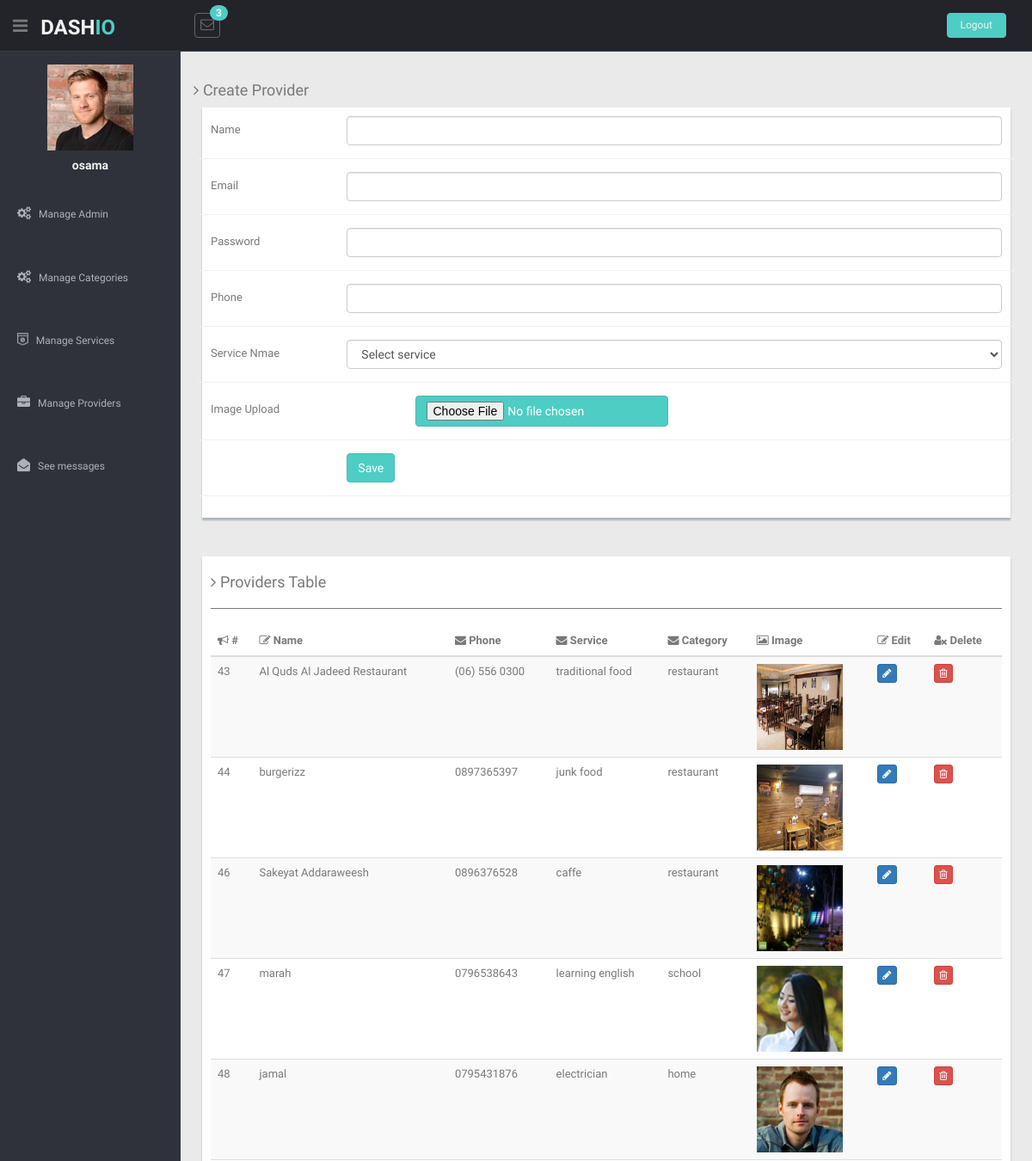
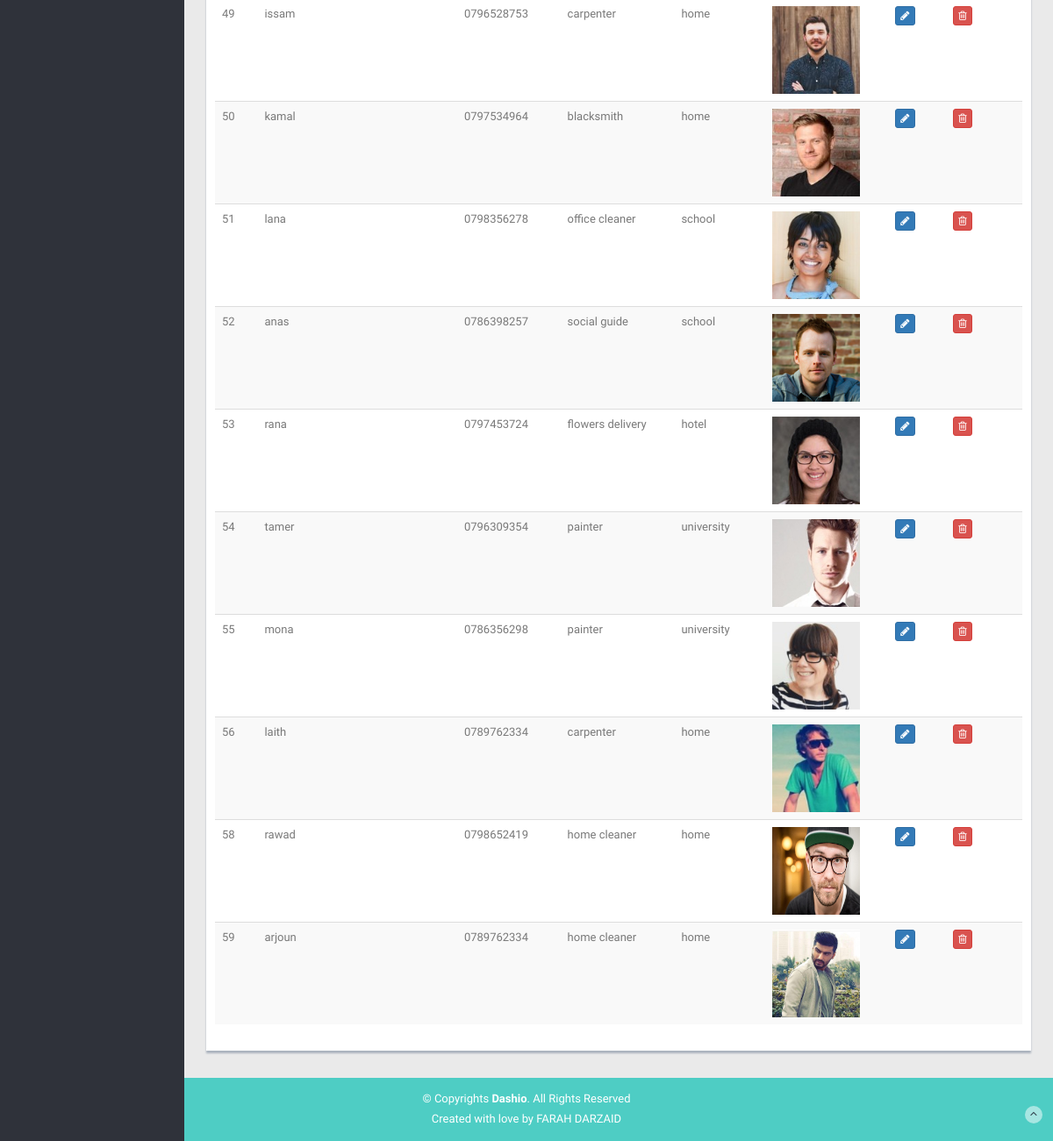
Screenshot of /admin/manage_provider.php (signed in) with the database file from the repository (2 pictures, top to bottom).
### tables this page shows
CREATE TABLE `provider` (
  `provider_id` int(3) NOT NULL,
  `provider_name` varchar(255) NOT NULL,
  `phone` varchar(100) NOT NULL,
  `ser_id` int(3) NOT NULL,
  `provider_image` varchar(255) NOT NULL,
  `provider_email` varchar(255) NOT NULL,
  `provider_password` varchar(100) NOT NULL
);

CREATE TABLE `service` (
  `ser_id` int(3) NOT NULL,
  `ser_name` varchar(255) NOT NULL,
  `ser_desc` varchar(255) NOT NULL,
  `ser_image` varchar(255) NOT NULL,
  `cat_id` int(3) NOT NULL
);

CREATE TABLE `category` (
  `cat_id` int(3) NOT NULL,
  `cat_name` varchar(255) NOT NULL,
  `cat_desc` varchar(255) NOT NULL,
  `cat_image` varchar(255) NOT NULL
);

### admin/manage_provider.php (the view, shortened to what this page needs)
<?php
include('../includes/connection.php');
include("../includes/admin_header.php");
?>
<section id="main-content">
	<section class="wrapper">
		<div class="row mt">
			<div class="col-lg-12">
				<h4><i class="fa fa-angle-right"></i> Create Provider</h4>
				<div class="form-panel">
					<form class="form-horizontal style-form" action="" method="post" enctype="multipart/form-data">
						<div class="form-group ">
							<label class="col-lg-2 control-label">Name</label>
							<div class="col-lg-10">
								<input type="text" placeholder="" id="f-name" class="form-control" name="fullname" required>
							</div>
						</div>
						<div class="form-group ">
							<label class="col-lg-2 control-label">Email</label>
							<div class="col-lg-10">
								<input type="email" placeholder="" id="email2" class="form-control" name="email" required>
							</div>
						</div>
						<div class="form-group ">
							<label class="col-lg-2 control-label">Password</label>
							<div class="col-lg-10">
								<input type="password" placeholder="" id="password" class="form-control" name="password" required>
							</div>
						</div>
						<div class="form-group ">
							<label class="col-lg-2 control-label">Phone</label>
							<div class="col-lg-10">
								<input type="phone" placeholder="" class="form-control" name="phone" required>
							</div>
						</div>
								<div  class="form-group">
									<label class="col-lg-2 control-label">Service Nmae</label>
									<div class="col-md-10">
									 <select id="ser_id" name="ser_id" class="form-control" required>
                                            echo "<option disabled selected >Select service</option>";
                                        </select>
								</div>
								</div>
						<div class="form-group ">
							<label class="control-label col-md-3">Image Upload</label>
							<div class="col-md-9">
								<div class="fileupload fileupload-new" data-provides="fileupload">
										<input type="file" name="provider_image" class="btn btn-theme" />
								</div>
							</div>
						</div>
						<div class="form-group">
							<div class="col-lg-offset-2 col-lg-10">
								<button class="btn btn-theme" type="submit" name="add_provider">Save</button>
							</div>
						</div>
					</form>
				</div>
			</div>
		</div>
		<div class="row mt">
			<div class="col-lg-12">
				<div class="form-panel">
					<table class="table table-striped table-advance table-hover">
						<h4><i class="fa fa-angle-right"></i> Providers Table</h4>
						<hr>
						<thead>
							<tr>
								<th><i class="fa fa-bullhorn"></i> #</th>
								<th class="hidden-phone"><i class="fa fa-edit"></i>  Name</th>
								<th><i class="fa fa-envelope"></i>  Phone</th>
								<th><i class="fa fa-envelope"></i>  Service</th>
								<th><i class="fa fa-envelope"></i>  Category</th>
								<th><i class="fa fa-image"></i> Image</th>
								<th><i class="fa fa-edit"></i> Edit</th>
								<th><i class="fa fa-user-times"></i> Delete</th>
							</tr>
						</thead>
						<tbody>
							<?php
							$query = "SELECT * FROM provider
									INNER JOIN service ON
									service.ser_id = provider.ser_id
									INNER JOIN category ON
									category.cat_id = service.cat_id";
							$result = mysqli_query($conn,$query);
							while ($row = mysqli_fetch_assoc($result)) {
								echo "<tr>";
								echo "<td>{$row['provider_id']}</td>";
								echo "<td>{$row['provider_name']}</td>";
								echo "<td>{$row['phone']}</td>";
								echo "<td>{$row['ser_name']}</td>";
								echo "<td>{$row['cat_name']}</td>";
								echo "<td><img src = 'upload/{$row['provider_image']}' width='100' height='100'></td>";
								echo "<td><a class='btn btn-primary btn-xs' href='edit_provider.php?provider_id={$row["provider_id"]}'><i class='fa fa-pencil'></i></a></td>";
								echo "<td><a class='btn btn-danger btn-xs' href='delete_provider.php?provider_id={$row["provider_id"]}'><i class='fa fa-trash-o '></i></a></td>";
								echo "</tr>";
							}
							?>
							</tbody>
							</table>
							</div>
							</div>
							</div>
							</section>
							</section>
							<?php include('../includes/admin_footer.php'); ?>

### includes/admin_header.php (shortened to what this page needs)
<?php
include_once('connection.php');
        $q = "SELECT * FROM admin WHERE admin_id={$_SESSION['admin_id']}";
        $result = mysqli_query($conn,$q);
        $row = mysqli_fetch_assoc($result);
?>
<!DOCTYPE html>
<html lang="en">
<head>
  <link href="lib/bootstrap/css/bootstrap.min.css" rel="stylesheet">
  <link href="lib/font-awesome/css/font-awesome.css" rel="stylesheet" />
  <link rel="stylesheet" type="text/css" href="css/zabuto_calendar.css">
  <link rel="stylesheet" type="text/css" href="lib/gritter/css/jquery.gritter.css" />
  <link href="css/style.css" rel="stylesheet">
  <link href="css/style-responsive.css" rel="stylesheet">
</head>
<body>
  <section id="container">
    <header class="header black-bg">
      <div class="sidebar-toggle-box">
        <div class="fa fa-bars tooltips" data-placement="right" data-original-title="Toggle Navigation"></div>
      </div>
      <a href="#" class="logo"><b>DASH<span>IO</span></b></a>
      <div class="nav notify-row" id="top_menu">
            <ul class="nav top-menu">
              <li id="header_inbox_bar" class="dropdown" >
                <a  class="dropdown-toggle" href="messages.php">
                  <i class="fa fa-envelope-o"></i>
                  <span class="badge bg-theme">
                    <?php
                        $q1 = "SELECT COUNT(*) c FROM contact_admin WHERE  admin_id={$_SESSION['admin_id']}";
                        $result1 = mysqli_query($conn,$q1);
                        $row1 = mysqli_fetch_assoc($result1);
                        echo $row1['c'];
                       ?>
                    </span>
                </a>
              </li>
            </ul>
          </div>
      <div class="top-menu">
        <ul class="nav pull-right top-menu">
          <li><a class="logout" href="admin_logout.php">Logout</a></li>
        </ul>
      </div>
    </header>
    <aside>
      <div id="sidebar" class="nav-collapse ">
        <ul class="sidebar-menu" id="nav-accordion">
          <p class="centered"><a href="#"> <?php  echo " <img src='../admin/upload/{$row['admin_image']}' width='100' height='100'>"; ?> </a></p>
          <h5 class="centered"><?php  echo $row['fullname'];  ?></h5>
           <li class="mt">
            <a href="manage_admin.php">
             <i class="fa fa-cogs"></i>
              <span>Manage Admin</span>
              </a>
          </li>
           <li class="mt">
            <a href="manage_category.php">
             <i class="fa fa-cogs"></i>
              <span>Manage Categories</span>
              </a>
          </li>
           <li class="mt">
            <a href="manage_service.php">
             <i class="fa fa-shirtsinbulk"></i>
              <span>Manage Services</span>
              </a>
          </li>
          <li class="mt">
            <a href="manage_provider.php">
             <i class="fa fa-briefcase"></i>
              <span>Manage Providers</span>
              </a>
          </li>
          <li class="mt">
            <a href="messages.php">
             <i class="fa fa-envelope-open"></i>
              <span>See messages</span>
              </a>
          </li>
        </ul>
      </div>
    </aside>

### includes/admin_footer.php (shortened to what this page needs)
    <footer class="site-footer">
      <div class="text-center">
        <p>
          &copy; Copyrights <strong>Dashio</strong>. All Rights Reserved
        </p>
        <div class="credits">
          Created with love by <a href="#">FARAH DARZAID</a>
        </div>
        <a href="index.html#" class="go-top">
          <i class="fa fa-angle-up"></i>
          </a>
      </div>
    </footer>
  </section>
</body>
</html>

### admin/css/style.css (style rules this page uses)
body { color: #797979; background: #eaeaea; font-family: 'Ruda', sans-serif; padding: 0px !important; margin: 0px !important; font-size:13px; }
ul li { list-style: none; }
a, a:hover, a:focus { text-decoration: none; outline: none; }
#container { width: 100%; height: 100%; }
.bg-theme { background-color: #4ECDC4; }
.btn-theme { color: #fff; background-color: #4ECDC4; border-color: #48bcb4; }
hr { margin-top: 20px; margin-bottom: 20px; border: 0; border-top: 1px solid #797979; }
.centered { text-align: center; }
.mt { margin-top: 25px; }
ul.top-menu > li > .logout { color: #f2f2f2; font-size: 12px; border-radius: 4px; -webkit-border-radius: 4px; border: 1px solid #64c3c2 !important; padding: 5px 15px; margin-right: 15px; background: #4ECDC4; margin-top: 15px; }
#sidebar { width: 210px; height: 100%; position: fixed; background: #2f323a; }
#sidebar h5 { color: #f2f2f2; font-weight: 700; }
#sidebar ul li { position: relative; }
ul.sidebar-menu , ul.sidebar-menu li ul.sub { margin: -2px 0 0; padding: 0; }
ul.sidebar-menu { margin-top: 75px; }
ul.sidebar-menu li { margin-bottom: 5px; margin-left:10px; margin-right:10px; }
ul.sidebar-menu li a span { display: inline-block; }
ul.sidebar-menu li a { color: #aeb2b7; text-decoration: none; display: block; padding: 15px 0 15px 10px; font-size: 12px; outline: none; -webkit-transition: all 0.3s ease; -moz-transition: all 0.3s ease; -o-transition: all 0.3s ease; -ms-transition: all 0.3s ease; transition: all 0.3s ease; }
ul.sidebar-menu li a i { font-size: 15px; padding-right: 6px; }
#main-content { margin-left: 210px; }
.header, .footer { min-height: 60px; padding: 0 15px; }
.header { position: fixed; left: 0; right: 0; z-index: 1002; }
.black-bg { background: #22242a; border-bottom: 1px solid #393d46; }
.wrapper { display: inline-block; margin-top: 60px; padding-left: 15px; padding-right: 15px; padding-bottom: 15px; padding-top: 0px; width: 100%; }
a.logo { font-size: 24px; color: #f2f2f2; float: left; margin-top: 15px; text-transform: uppercase; }
a.logo b { font-weight: 900; }
a.logo span { color: #4ECDC4; }
#top_menu .nav > li, ul.top-menu > li { float: left; }
.notify-row { float: left; margin-top: 15px; margin-left: 92px; }
ul.top-menu > li > a { color: #666666; font-size: 16px; border-radius: 4px; -webkit-border-radius: 4px; border:1px solid #666666 !important; padding: 2px 6px; margin-right: 15px; }
.notify-row .badge { position: absolute; right: -10px; top: -10px; z-index: 100; }
.sidebar-toggle-box { float: left; padding-right: 15px; margin-top: 20px; }
.sidebar-toggle-box .fa-bars { cursor: pointer; display: inline-block; font-size: 20px; }
.form-panel { background: #ffffff; margin: 10px; padding: 10px; box-shadow: 0px 3px 2px #aab2bd; text-align: left; }
label { font-weight: 400; }
.form-horizontal.style-form .form-group { border-bottom: 1px solid #eff2f7; padding-bottom: 15px; margin-bottom: 15px; }
@media (min-width: 768px) { .form-horizontal .control-label { text-align: left; } }
.site-footer { background: #4ECDC4; color: #fff; padding: 15px 0; }
.site-footer p { margin-bottom: 5px; }
.credits, .credits a { color: #fff; }
.go-top { margin-right: 1%; margin-top: -25px; float: right; background: rgba(255,255,255,.5); width: 20px; height: 20px; border-radius: 50%; -webkit-border-radius: 50%; }
.go-top i { color: #2A3542; }

### rows the page displays
provider: provider_id "43", provider_name "Al Quds Al Jadeed Restaurant", phone "(06) 556 0300", ser.ser_name "traditional food", category.cat_name "restaurant", provider_image (picture)
provider: provider_id "44", provider_name "burgerizz", phone "0897365397", ser.ser_name "junk food", category.cat_name "restaurant", provider_image (picture)
provider: provider_id "46", provider_name "Sakeyat Addaraweesh", phone "0896376528", ser.ser_name "caffe", category.cat_name "restaurant", provider_image (picture)
provider: provider_id "47", provider_name "marah", phone "0796538643", ser.ser_name "learning english", category.cat_name "school", provider_image (picture)
provider: provider_id "48", provider_name "jamal", phone "0795431876", ser.ser_name "electrician", category.cat_name "home", provider_image (picture)
provider: provider_id "49", provider_name "issam", phone "0796528753", ser.ser_name "carpenter", category.cat_name "home", provider_image (picture)
provider: provider_id "50", provider_name "kamal", phone "0797534964", ser.ser_name "blacksmith", category.cat_name "home", provider_image (picture)
provider: provider_id "51", provider_name "lana", phone "0798356278", ser.ser_name "office cleaner", category.cat_name "school", provider_image (picture)
provider: provider_id "52", provider_name "anas", phone "0786398257", ser.ser_name "social guide", category.cat_name "school", provider_image (picture)
provider: provider_id "53", provider_name "rana", phone "0797453724", ser.ser_name "flowers delivery", category.cat_name "hotel", provider_image (picture)
provider: provider_id "54", provider_name "tamer", phone "0796309354", ser.ser_name "painter", category.cat_name "university", provider_image (picture)
provider: provider_id "55", provider_name "mona", phone "0786356298", ser.ser_name "painter", category.cat_name "university", provider_image (picture)
provider: provider_id "56", provider_name "laith", phone "0789762334", ser.ser_name "carpenter", category.cat_name "home", provider_image (picture)
provider: provider_id "58", provider_name "rawad", phone "0798652419", ser.ser_name "home cleaner", category.cat_name "home", provider_image (picture)
provider: provider_id "59", provider_name "arjoun", phone "0789762334", ser.ser_name "home cleaner", category.cat_name "home", provider_image (picture)

### other values shown
$row1['c'] "3"
$row['fullname'] "osama"
